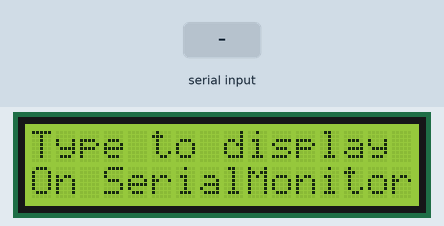
Bench run of a sketch on a simulated Arduino Uno, built with avr-gcc and run on an emulated ATmega328P. Shown: 16×2 character LCD. The test bench sets the inputs (shaded band).

Above: at 4.3 s.
4.4 s: "1" received over Serial
At 5.0 s:
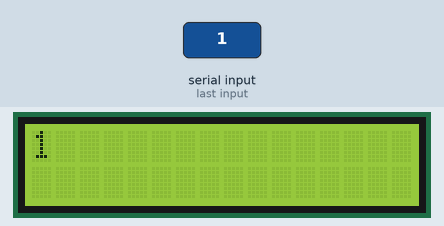
5.9 s: "0" received over Serial
At 6.2 s:
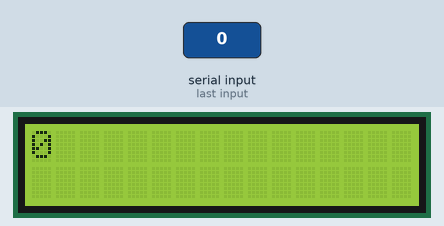
7.4 s: "2" received over Serial
At 8.5 s:
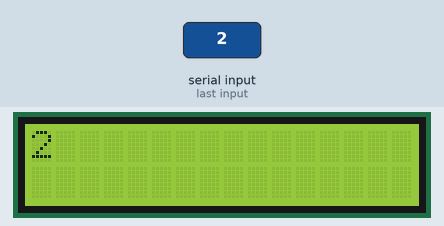
Timing chart, 0 to 10.4 s (numbered marks = the images above; inputs shaded):
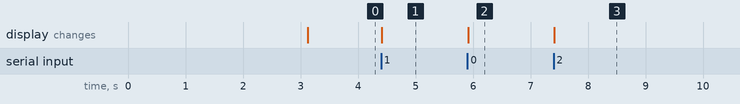

The sketch:

Arduino_LCD_SerialDisplay.ino
```cpp
/**
 * Displays text sent over the serial port (e.g. from the Serial Monitor) on
 * an attached LCD.
 */
#include <Wire.h>
#include <LiquidCrystal_I2C.h>

// Set the LCD address to 0x27 for a 16 chars and 2 line display
LiquidCrystal_I2C lcd(0x27, 16, 2);

void setup()
{
	lcd.begin();
	lcd.backlight();

	// Initialize the serial port at a speed of 9600 baud
	Serial.begin(9600);

  lcd.setCursor ( 0, 0 );        // go to home
  lcd.print("Hello World!");
  lcd.setCursor ( 0, 1 );        // go to the next line
  lcd.print ("I Love Arduino!");
  delay ( 3000 );
  lcd.clear();
  lcd.setCursor( 0, 0 );
  lcd.print("Type to display");
  lcd.setCursor( 0, 1 );
  lcd.print("On SerialMonitor");
}

void loop()
{
	// If characters arrived over the serial port...
	if (Serial.available()) {
		// Wait a bit for the entire message to arrive
		delay(10);
		// Clear the screen
		lcd.clear();

		// Write all characters received with the serial port to the LCD.
		while (Serial.available() > 0) {
			lcd.write(Serial.read());
		}
	}
}
```

Measured:
- after the input at 4.4 s, the display: changes at once (image 1)
- after the input at 5.9 s, the display: changes at once (image 2)
- after the input at 7.4 s, the display: changes at once (image 3)
